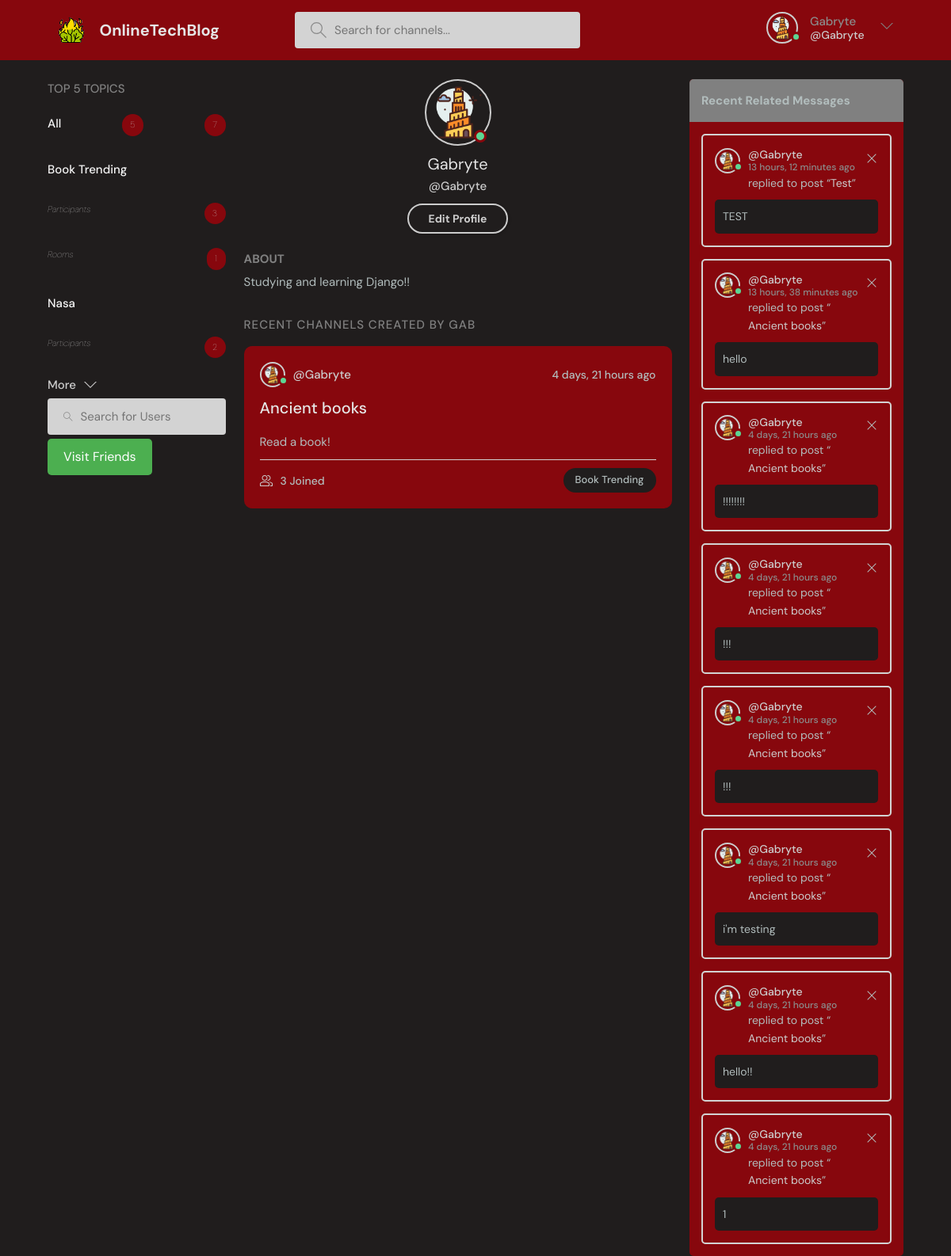
Before: /profile/1 (signed in) with the older database file.
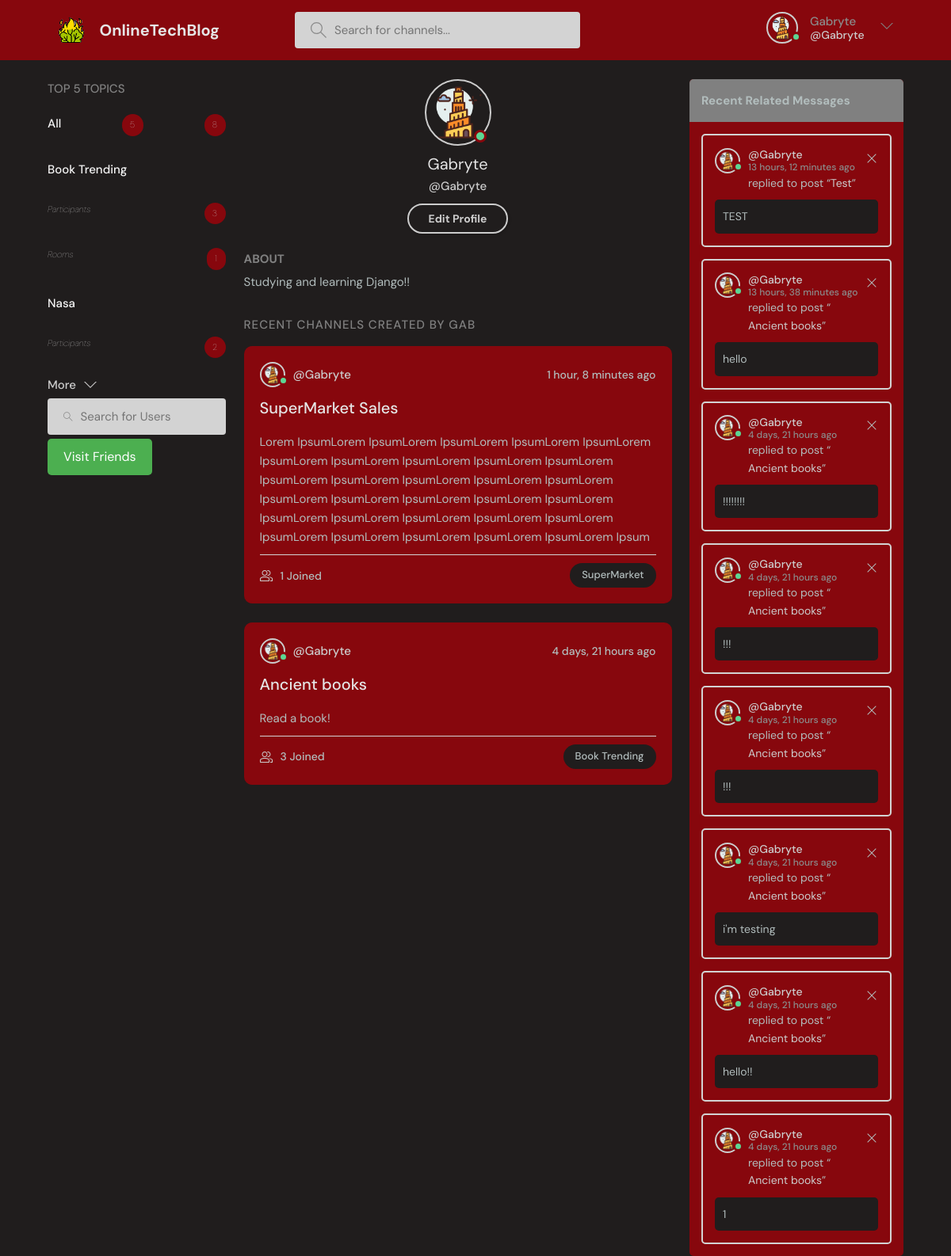
After: the same page with the newer database file.
### baseProject/models.py (models this page shows, shortened)
class User(AbstractUser):
    name = models.CharField(max_length=200, null=True)
    surname = models.CharField(max_length=200, null=True)
    email = models.EmailField(unique=True,null=True)
    status = models.TextField(null=True)
    icon = models.ImageField(null=True, default="userBase.svg")
    showFriendsMessages = models.BooleanField(default=False)
    USERNAME_FIELD = 'email'
    REQUIRED_FIELDS = []

class Topic(models.Model):
    name = models.CharField(max_length=10, unique=True)

class Room(models.Model):
    host = models.ForeignKey(User, on_delete=models.SET_NULL, null=True)
    participants = models.ManyToManyField(User, related_name='participants', blank=True)
    topic = models.ForeignKey(Topic, null=True, blank=True,on_delete=models.SET_NULL)
    name = models.CharField(max_length=200, unique=True)
    description = models.TextField(null=True, blank=True)
    friendsOnly = models.BooleanField(default=False)
    updated = models.DateTimeField(auto_now=True)
    created = models.DateTimeField(auto_now_add=True)
    class Meta:
        ordering = ('-updated','-created')
    def __str__(self):
        return self.name

class Message(models.Model):
    user = models.ForeignKey(User, on_delete=models.CASCADE)
    room = models.ForeignKey(Room, on_delete=models.CASCADE)
    body = models.TextField()
    image = models.ImageField(null=True, blank=True)
    updated = models.DateTimeField(auto_now=True)
    created = models.DateTimeField(auto_now_add=True)
    likes = models.ManyToManyField(User, related_name='comment')
    class Meta:
        ordering = ('-updated','-created')

### baseProject/views.py (the view)
# urls.py: path('profile/<str:pk>', views.userProfile, name='user-profile'),
@login_required(login_url='loginPage')  # TODO possible change instead of decorator
def userProfile(request, pk):
    page = 'userProfile'
    user = User.objects.get(id=pk)
    rooms = user.room_set.all()
    room_messages = user.message_set.all()
    num = 5
    topics = Topic.objects.annotate(num_participants=Count('room__participants'), num_rooms=Count('room')).order_by(
        '-num_participants', '-num_rooms')[0:num]
    total_participants = topics.aggregate(total_participants=Sum('num_participants')).get('total_participants', 0)
    userSearched = user
    userRequester = request.user
    can_send = not FriendshipRequest.objects.filter(
        from_user=userRequester,
        to_user=userSearched,
    ).exists()
    if (can_send == True):  # if someone else have already made the request
        can_send = not FriendshipRequest.objects.filter(
            to_user=userRequester,
            from_user=userSearched,
        ).exists()
    alreadyFriends = checkIfFriends(request, userSearched)
    context = {'user': user, 'rooms': rooms, 'room_messages': room_messages, 'topics': topics, "num": num,
               "total_participants": total_participants, "page": page, "can_send": can_send,
               "alreadyFriends": alreadyFriends}
    return render(request, 'baseProject/profile.html', context)

### baseProject/views.py (called while the page is built)
def checkIfFriends(request, userSearched):
    alreadyFriends = False
    friends = getUserFriends(request)
    if friends.contains(userSearched):
        alreadyFriends = True
    return alreadyFriends

### baseProject/templates/baseProject/profile.html (shortened to what this page needs)
{% extends 'main.html' %}
{% block content %}
    <main class="profile-page layout layout--3">
        <div class="container">
            {% include 'baseProject/topic_inside.html' %}
            <div class="roomList">
                <div class="profile">
                    <div class="profile__avatar">
                        {% if user.is_authenticated %}
                            <div class="avatar avatar--large active">
                                <img src="{{ user.icon.url }}"/>
                            </div>
                        {% else %}
                            <div class="avatar avatar--large">
                                <img src="{{ user.icon.url }}"/>
                            </div>
                        {% endif %}
                    </div>
                    <div class="profile__info">
                        <h3>{{ user.username }}</h3>
                        <p>@{{ user.username }}</p>
                        {% if request.user == user %}
                            <a href="{% url 'update-user' %}" class="btn btn--main btn--pill">Edit Profile</a>
                        {% endif %}
                    </div>
                    <div class="profile__about">
                        <h3>About</h3>
                        <p>
                            {{ user.status }}
                        </p>
                    </div>
                </div>
                <div class="roomList__header">
                    <div>
                        <h2>
                            Recent Channels created by {{ user.name }}
                        </h2>
                    </div>
                </div>
                {% include 'baseProject/central_home.html' %}
            </div>
            {% include 'baseProject/feed_inside.html' %}
        </div>
    </main>
{% endblock content %}

### templates/main.html (shortened to what this page needs)
<!DOCTYPE html>
{% load static %}
<html lang="en">
  <head>
    <link rel="stylesheet" href="{%static 'styles/style.css' %}" />
  </head>
  <body>
    {% include 'header.html' %}
{%  block content %}
{%  endblock %}
  </body>
</html>

### templates/header.html (shortened to what this page needs)
{% load static %}
    <header class="header header--loggedIn">
      <div class="container">
        <a href="{% url 'home' %}" class="LOGO">
          <img src="{% static  'images/tower.png' %}" />
          <h1>OnlineTechBlog</h1>
        </a>
        <form class="searchBar" method="GET" action="{% url 'home'  %}">
          <label>
            <input name="q" placeholder="Search for channels..." />
          </label>
        </form>
        <nav class="header__menu">
          {% if request.user.is_authenticated %}
          <div class="UserOptions">
            <a href="{% url 'user-profile' request.user.id %}">
              <div class="avatar avatar--medium active">
                <img src="{{request.user.icon.url}}" />
              </div>
              <p>{{ request.user.username }} <span>@{{ request.user.username }}</span></p>
            </a>
            <button class="dropdown-button">
              <svg version="1.1" xmlns="http://www.w3.org/2000/svg" width="32" height="32" viewBox="0 0 32 32">
                <title>chevron-down</title>
                <path d="M16 21l-13-13h-3l16 16 16-16h-3l-13 13z"></path>
              </svg>
            </button>
          </div>
              {% else %}
           <a href="{% url 'loginPage' %}">
            <img src="{% static 'images/emptyusericon.svg' %}"/>
            <p>Login</p>
          </a>
           {% endif %}
        </nav>
      </div>
    </header>

### baseProject/templates/baseProject/topic_inside.html (shortened to what this page needs)
<div class="topics">
    <div class="topics__header">
        <h2>Top {{ num }} Topics</h2>
    </div>
    <ul class="listTopics">
        <li>
            <a href="{% url 'home' %}">All
                <span class="numberPro">{{ topics.count }}</span><span class="numberPro">{{ total_participants }}</span></a>
        </li>
        {% for topic in topics %}
            <li>
                <a href="{% url 'home' %}?q={{ topic.name }}">{{ topic.name }}</a>
            </li>
            <li>
                <a><i>Participants</i><span class="numberPro">{{ topic.num_participants }}</span></a>
            </li>
            <li>
                <a><i>Rooms</i><span class="numberPro">{{ topic.room_set.all.count }}</span></a>
            </li>
        {% endfor %}
    </ul>
    <a class="btn btn--link" href="{% url 'arguments' %}">
        More
        <svg version="1.1" xmlns="http://www.w3.org/2000/svg" width="32" height="32" viewBox="0 0 32 32">
            <title>chevron-down</title>
            <path d="M16 21l-13-13h-3l16 16 16-16h-3l-13 13z"></path>
        </svg>
    </a>
    <form action="{% url 'userSearch' %}" method="GET" class="searchBar">
        <label>
            <input name="q" placeholder="Search for Users"/>
        </label>
    </form>
    {% if request.user.is_authenticated %}
    <a href="{% url 'friends'%}" class="cool-button">Visit Friends</a>
    {% endif %}
</div>

### baseProject/templates/baseProject/central_home.html (shortened to what this page needs)
{% for room in rooms %}
    <div class="RoomIteratedLister">
        <div class="ChannelListerRoomHeaderBlock">
            <a href="{% url 'user-profile' room.host.id %}" class="HostRoomChannelLister">
                {% if room.host.is_authenticated %}
                    <div class="avatar avatar--small active">
                        <img src="{{ room.host.icon.url }}"/>
                    </div>
                {% else %}
                    <div class="avatar avatar--small">
                        <img src="{{ room.host.icon.url }}"/>
                    </div>
                {% endif %}
                <span>@{{ room.host.username }}</span>
            </a>
            <div class="ChannelLastActionMessage">
                <span>{{ room.created|timesince }} ago</span>
            </div>
        </div>
        <div class="ContentChannelRoomList">
            <a href="{% url 'room' room.id %}">{{ room.name }}</a>
            <p>{{ room.description }}</p>
        </div>
        <div class="ChannelMetaRoom">
            <a href="{% url 'room' room.id %}" class="ChannelListChannelJoined">
                {{ room.participants.all.count }} Joined
            </a>
            <p class="ChannelListTopicRoom">{{ room.topic.name }}</p>
        </div>
    </div>
{% endfor %}

### baseProject/templates/baseProject/feed_inside.html
{% if requestFriendsExists and request.user.showFriendsMessages == True %}
    <div class="LastMessagesFromUsers">
        <div class="layout__boxHeader">
            <h2>Friend Messages</h2>
        </div>
        {% for activity in friend_messages %}
            <div class="ActivitiesBoxingBox">
                <div class="activities__boxHeader ChannelListerRoomHeaderBlock">
                    <a href="{% url 'user-profile' activity.user.id %}" class="HostRoomChannelLister">
                        {% if activity.user.is_authenticated %}
                            <div class="avatar avatar--small active">
                                <img src="{{ activity.user.icon.url }}"/>
                            </div>
                        {% else %}
                            <div class="avatar avatar--small">
                                <img src="{{ activity.user.icon.url }}"/>
                            </div>
                        {% endif %}
                        <p>
                            @{{ activity.user.username }}
                            <span>{{ activity.created|timesince }} ago</span>
                        </p>
                    </a>
                </div>
                <div class="BoxingContentActivities">
                    <p>replied to post “<a href="{% url 'room' activity.room.id %}">{{ activity.room }}</a>”</p>
                    <div class="ActivitiesBoxingRoomChannelContent">
                        {{ activity.body }}
                    </div>
                </div>
            </div>
        {% endfor %}
    </div>
{% else %}
    <div class="LastMessagesFromUsers">
        <div class="layout__boxHeader">
            {% if page == 'userSearch' %}
                <h2>Recent Searched Users Messages</h2>
            {% else %}
                <h2>Recent Related Messages</h2>
            {% endif %}
        </div>
        {% if page == 'userSearch' %}
            {% for activity in searched_users_messages %}
                <div class="ActivitiesBoxingBox">
                    <div class="activities__boxHeader ChannelListerRoomHeaderBlock">
                        <a href="{% url 'user-profile' activity.user.id %}" class="HostRoomChannelLister">
                            {% if activity.user.is_authenticated %}
                                <div class="avatar avatar--small active">
                                    <img src="{{ activity.user.icon.url }}"/>
                                </div>
                            {% else %}
                                <div class="avatar avatar--small">
                                    <img src="{{ activity.user.icon.url }}"/>
                                </div>
                            {% endif %}
                            <p>
                                @{{ activity.user.username }}
                                <span>{{ activity.created|timesince }} ago</span>
                            </p>
                        </a>
                        {% if request.user == activity.user %}
                            <div class="ChannelLastActionMessage">
                                <a href="{% url 'delete-comment' activity.id %}">
                                    <svg version="1.1" xmlns="http://www.w3.org/2000/svg" width="32" height="32"
                                         viewBox="0 0 32 32">
                                        <title>remove</title>
                                        <path
                                                d="M27.314 6.019l-1.333-1.333-9.98 9.981-9.981-9.981-1.333 1.333 9.981 9.981-9.981 9.98 1.333 1.333 9.981-9.98 9.98 9.98 1.333-1.333-9.98-9.98 9.98-9.981z"
                                        ></path>
                                    </svg>
                                </a>
                            </div>
                        {% endif %}
                    </div>
                    <div class="BoxingContentActivities">
                        <p>replied to post “<a href="{% url 'room' activity.room.id %}">{{ activity.room }}</a>”</p>
                        <div class="ActivitiesBoxingRoomChannelContent">
                            {{ activity.body }}
                        </div>
                    </div>
                </div>
            {% endfor %}
        {% else %}
            {% for activity in room_messages %}
                <div class="ActivitiesBoxingBox">
                    <div class="activities__boxHeader ChannelListerRoomHeaderBlock">
                        <a href="{% url 'user-profile' activity.user.id %}" class="HostRoomChannelLister">
                            {% if activity.user.is_authenticated %}
                                <div class="avatar avatar--small active">
                                    <img src="{{ activity.user.icon.url }}"/>
                                </div>
                            {% else %}
                                <div class="avatar avatar--small">
                                    <img src="{{ activity.user.icon.url }}"/>
                                </div>
                            {% endif %}
                            <p>
                                @{{ activity.user.username }}
                                <span>{{ activity.created|timesince }} ago</span>
                            </p>
                        </a>
                        {% if request.user == activity.user %}
                            <div class="ChannelLastActionMessage">
                                <a href="{% url 'delete-comment' activity.id %}">
                                    <svg version="1.1" xmlns="http://www.w3.org/2000/svg" width="32" height="32"
                                         viewBox="0 0 32 32">
                                        <title>remove</title>
                                        <path
                                                d="M27.314 6.019l-1.333-1.333-9.98 9.981-9.981-9.981-1.333 1.333 9.981 9.981-9.981 9.98 1.333 1.333 9.981-9.98 9.98 9.98 1.333-1.333-9.98-9.98 9.98-9.981z"
                                        ></path>
                                    </svg>
                                </a>
                            </div>
                        {% endif %}
                    </div>
                    <div class="BoxingContentActivities">
                        <p>replied to post “<a href="{% url 'room' activity.room.id %}">{{ activity.room }}</a>”</p>
                        <div class="ActivitiesBoxingRoomChannelContent">
                            {{ activity.body }}
                        </div>
                    </div>
                </div>
            {% endfor %}
        {% endif %}
    </div>
{% endif %}

Changed rows visible on the page:
added Room: host.icon (picture), host.username "Gabryte", created "1 hour, 8 minutes", name "SuperMarket Sales", description "Lorem IpsumLorem IpsumLorem IpsumLorem IpsumLorem IpsumLorem IpsumLorem IpsumLorem IpsumLorem IpsumLorem IpsumLorem IpsumLorem IpsumLorem IpsumLorem IpsumLorem IpsumLorem IpsumLorem IpsumLorem IpsumLorem IpsumLorem IpsumLorem IpsumLorem IpsumLorem IpsumLorem IpsumLorem IpsumLorem IpsumLorem IpsumLorem IpsumLorem IpsumLorem IpsumLorem Ipsum", participants.all.count "1", topic.name "SuperMarket"
Other visible differences:
{{ total_participants }}: "7" → "8"
